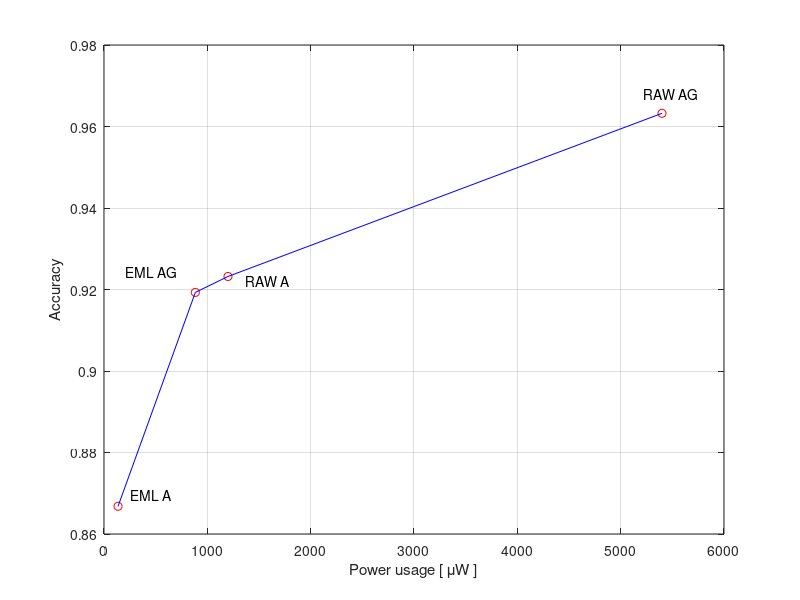
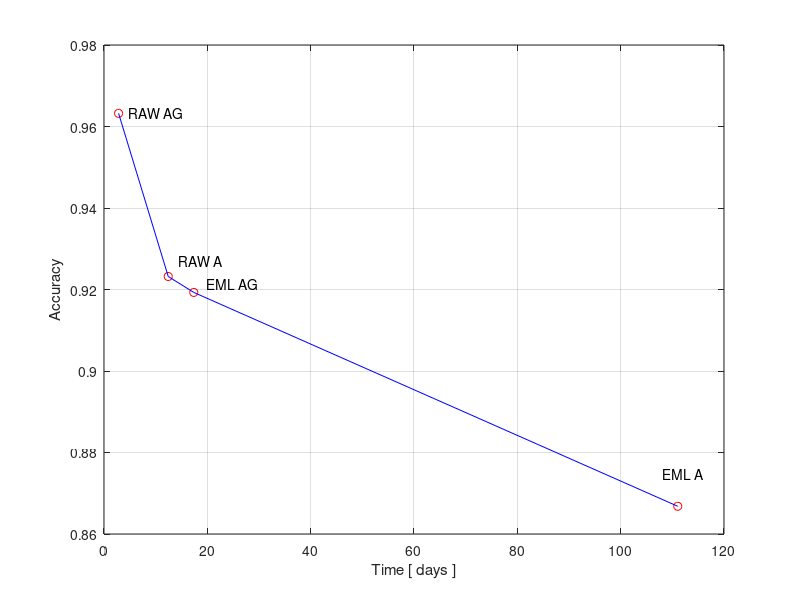

These charts were generated, in order, by the following MATLAB code:
close all
a = [0.8668052 0.919285776  0.9231962  0.9632376];

b = [135.9 884.1 1200 5400];


c = [a; b]';
figure(1);
plot(c(:,2), c(:,1), 'or');
hold on;
plot(c(:,2), c(:,1), '-b');

%dx = 0.1; 
%dy = 0.1;
txt = [{'EML A'},{'EML AG'},{'RAW A'},{'RAW AG'}];

a = [0.8698052 0.924285776  0.9221962  0.9679376];
b = [335.9 284.1 1450 5300];
c = [a; b]';


text(c(:,2) - 80, c(:,1), txt);

xlabel('Power usage [ \muW ]');
ylabel('Accuracy');
grid on;
[coeff,score,latent,explained]  = pca(c);
%biplot(coeff,'scores',score);

PrincipalComponent =  c*coeff; 
%figure(2);
%plot(PrincipalComponent(:,1),PrincipalComponent(:,2),'-r');
%grid on;
figure(2);

a = [0.9632376 0.9231962 0.919285776 0.8668052 ];
b = [2.82 12.43 17.3739 111.0471];


c = [a; b]';

plot(c(:,2), c(:,1), 'or');
hold on;
plot(c(:,2), c(:,1), '-b');

%dx = 0.1; 
%dy = 0.1;
txt = [{'RAW AG'},{'RAW A'},{'EML AG'},{'EML A'}];

a = [0.9632376 0.9271962 0.921285776 0.8748052 ];
b = [2.82 12.43 17.7739 106.0471];

c = [a; b]';


text(c(:,2)+2, c(:,1), txt);

xlabel('Time [ days ]');
ylabel('Accuracy');
grid on;
[coeff,score,latent,explained]  = pca(c);
%biplot(coeff,'scores',score);

PrincipalComponent =  c*coeff; 
%figure(2);
%plot(PrincipalComponent(:,1),PrincipalComponent(:,2),'-r');
%grid on;

i = 42;